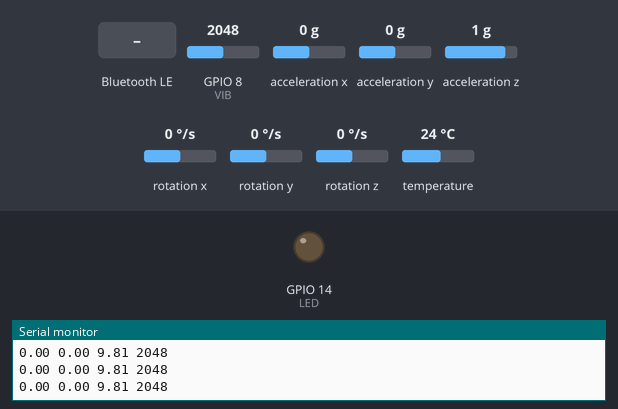
A sketch run on a simulated ESP32-S3. Shown: output pins drawn as LEDs (lit = HIGH), the last lines printed to the serial monitor. The test bench sets the inputs (shaded band); at power-on: acceleration z 1 g, GPIO 8 (VIB) = 2048, acceleration x 0 g, acceleration y 0 g, rotation x 0 °/s, rotation y 0 °/s, rotation z 0 °/s, temperature 24 °C. Nothing arrives over Bluetooth unless stated; a phone connects over Bluetooth LE 3 s after start.

Above: at 1.2 s.
1.3 s: Bluetooth LE write "1" received
At 1.6 s:
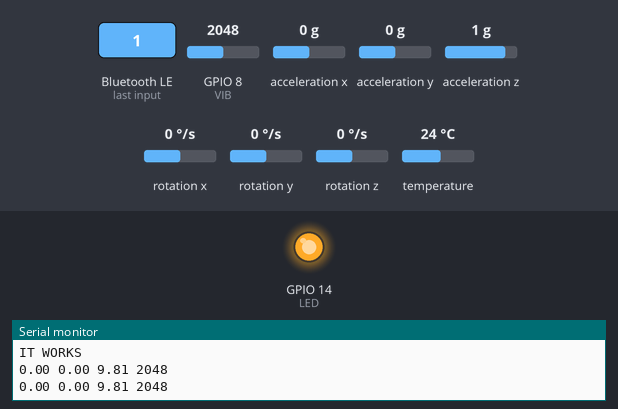
2.8 s: acceleration z set to -1.4 g
Timing chart, 0 to 5.8 s (numbered marks = the images above; inputs shaded):
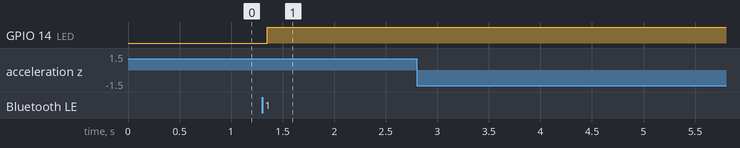

Measured:
- after the input at 1.3 s, GPIO 14 (LED): LOW → HIGH after 0.05 s

The sketch:

IMU.ino
```cpp
// Basic demo for accelerometer readings from Adafruit MPU6050

// ESP32 Guide: https://RandomNerdTutorials.com/esp32-mpu-6050-accelerometer-gyroscope-arduino/
// ESP8266 Guide: https://RandomNerdTutorials.com/esp8266-nodemcu-mpu-6050-accelerometer-gyroscope-arduino/
// Arduino Guide: https://RandomNerdTutorials.com/arduino-mpu-6050-accelerometer-gyroscope/

#include <Adafruit_MPU6050.h>
#include <Adafruit_Sensor.h>
#include <Wire.h>
#include <BLEDevice.h>
#include <BLEUtils.h>
#include <BLEServer.h>

#define SERVICE_UUID "d692a318-2485-4317-9cef-794a22ee7a3f"
#define ON_UUID       "57393a70-64a7-4d66-9892-9280a6b68bfd"
#define DATA_UUID "f06d2d2e-2b74-4d37-a4e3-9baf01407d0a"

const int LED = 14;
const int VIB = 8;
uint8_t ON = 0;
Adafruit_MPU6050 mpu;
BLECharacteristic *dataCharacteristic;
unsigned long previousMillis = 0;  // Variable to store the last time the timer was updated
unsigned long interval = 2000;    // Interval for the timer in milliseconds (1 second in this case)


class ServerCallbacks: public BLEServerCallbacks {
    void onConnect(BLEServer* pServer) {
      Serial.println("Client connected.");
    }

    void onDisconnect(BLEServer* pServer) {
      Serial.println("Client disconnected.");
      BLEDevice::startAdvertising();
    }
};

class ON_Charic_Callback: public BLECharacteristicCallbacks {
    void onWrite(BLECharacteristic *pCharacteristic) {
      ON = *(pCharacteristic->getData());
      digitalWrite(LED, ON);
      USBSerial.println("IT WORKS");
    }
};


void setup(void) {
  USBSerial.begin(115200);
  pinMode(VIB,INPUT);
  pinMode(LED, OUTPUT);

  BLEDevice::init("ESP32 LED Lamp");
  BLEServer *pServer = BLEDevice::createServer();
  pServer->setCallbacks(new ServerCallbacks());

  BLEService *pService = pServer->createService(SERVICE_UUID);
  BLECharacteristic *ON_charic = pService->createCharacteristic(ON_UUID,BLECharacteristic::PROPERTY_READ | BLECharacteristic::PROPERTY_WRITE);
  ON_charic->setCallbacks(new ON_Charic_Callback());
  ON_charic->setValue(&ON, 1);

  dataCharacteristic = pService->createCharacteristic(DATA_UUID, BLECharacteristic::PROPERTY_READ | BLECharacteristic::PROPERTY_WRITE);


  pService->start();
  BLEAdvertising *pAdvertising = BLEDevice::getAdvertising();
  pAdvertising->addServiceUUID(SERVICE_UUID);
  pAdvertising->setScanResponse(true);
  pAdvertising->setMinPreferred(0x06);  // functions that help with iPhone connections issue
  pAdvertising->setMinPreferred(0x12);
  BLEDevice::startAdvertising();


  Wire.setPins(21,  26);
 // Try to initialize!
  if (!mpu.begin()) {
    USBSerial.println("Failed to find MPU6050 chip");
    while (1) {
      delay(10);
    }
  }
  USBSerial.println("MPU6050 Found!");

  mpu.setAccelerometerRange(MPU6050_RANGE_8_G);
  mpu.setGyroRange(MPU6050_RANGE_500_DEG);
  mpu.setFilterBandwidth(MPU6050_BAND_5_HZ);
}

void loop() {
  float data[4];
  /* Get new sensor events with the readings */
  sensors_event_t a, g, temp;
  mpu.getEvent(&a, &g, &temp);

  /* Print out the values */
  float x_acc = a.acceleration.x;
  float y_acc = a.acceleration.y;
  float z_acc = a.acceleration.z;
  // USBSerial.print("Acceleration X: ");
  USBSerial.print(x_acc);
  data[0] = x_acc;
  USBSerial.print(" ");
  // USBSerial.print(", Y: ");
  USBSerial.print(y_acc);
  data[1] = y_acc;
  USBSerial.print(" ");
  // USBSerial.print(", Z: ");
  USBSerial.print(z_acc);
  data[2] = z_acc;
  USBSerial.print(" ");
  int vibration = analogRead(VIB);
  USBSerial.print(vibration);
  USBSerial.print(" ");
  if(vibration>200){
    if(z_acc < 7 || z_acc > 12){
      USBSerial.print(100);
      USBSerial.print(" ");
      data[3] = vibration;
      uint8_t byteArray[sizeof(data) * sizeof(float)]; // Create byte array to hold the converted data

      // Convert float array to byte array
      for (size_t i = 0; i < sizeof(data); i++) {
        memcpy(&byteArray[i * sizeof(float)], &data[i], sizeof(float));
      }
      dataCharacteristic->setValue(byteArray, sizeof(byteArray));
    }
  } else {
    USBSerial.println(0);
  }
  USBSerial.println("");
  delay(100);

}
```
